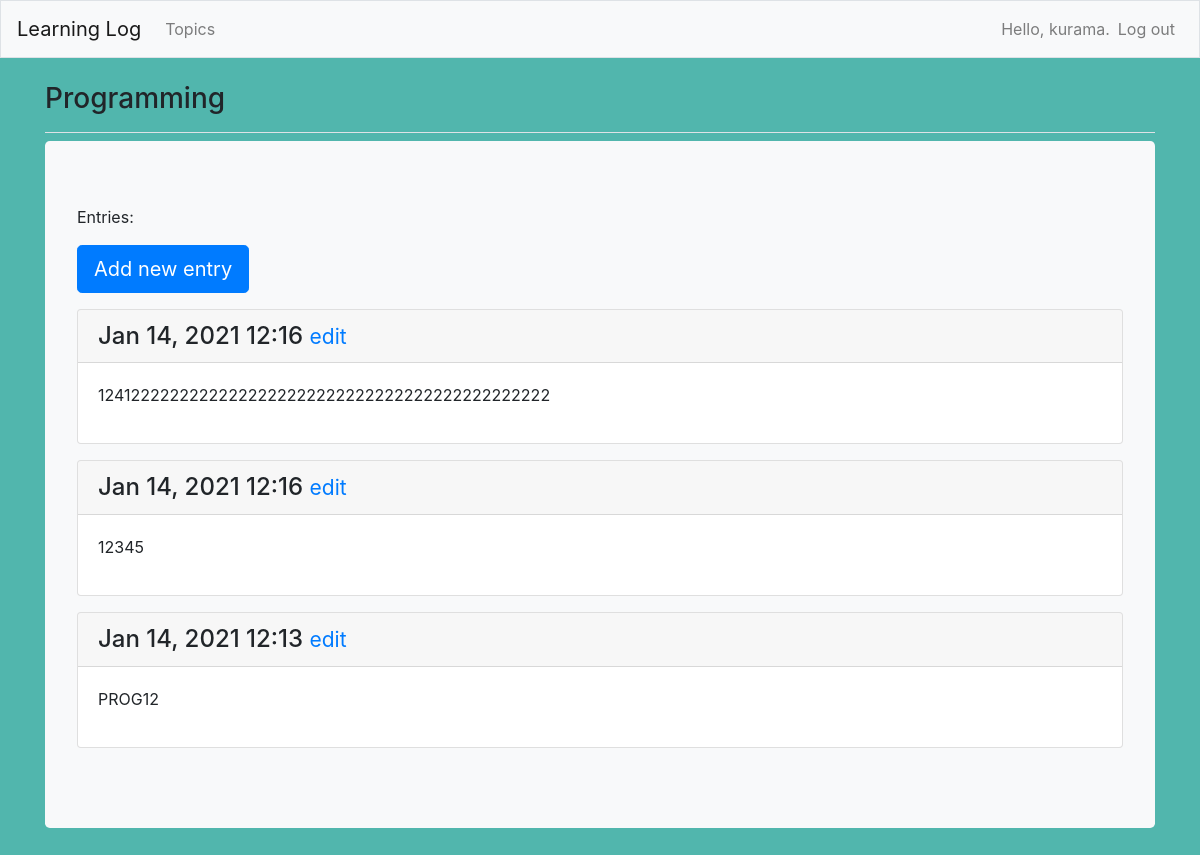
Before: /topic/3/ (signed in) with the older database file.
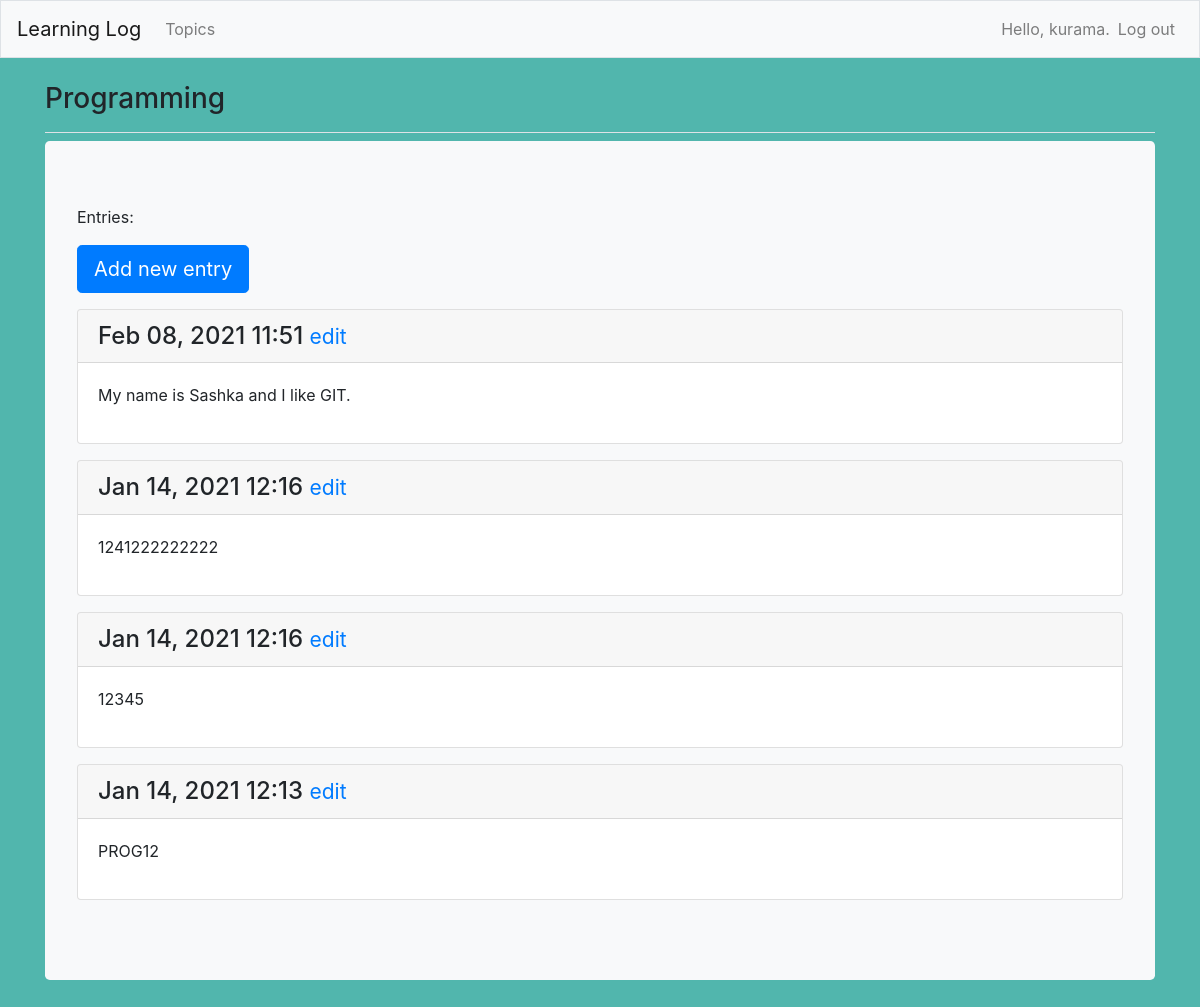
After: the same page with the newer database file.
### learning_logs/models.py (models this page shows, shortened)
class Entry(models.Model):
    topic = models.ForeignKey('Topic', on_delete=models.CASCADE)
    text = models.TextField()
    date_added = models.DateTimeField(auto_now_add=True)
    class Meta:
        verbose_name_plural = 'entries'

### learning_logs/views.py (the view)
# urls.py: path("topic/<int:topic_id>/", views.topic, name='topic'),
@login_required
def topic(request, topic_id):
    topic = Topic.objects.get(id=topic_id)
    check_topic_owner(topic, request)
    entries = topic.entry_set.order_by('-date_added')
    context = {'topic': topic, 'entries': entries}
    return render(request, 'learning_logs/topic.html', context)

### learning_logs/models.py (called while the page is built)
    def __str__(self):
        return self.text

### learning_logs/views.py (called while the page is built)
def check_topic_owner(topic, request):
    if topic.owner != request.user:
        raise Http404

### learning_logs/templates/learning_logs/topic.html
{% extends 'learning_logs/base.html' %}
{% block page_header %}
  <h3> {{topic}} </h3>
{% endblock page_header %}
{% block content %}
  <p>Entries: </p>
  <p>
    <a class="btn btn-lg btn-primary" role="button"
      href=" {% url 'learning_logs:new_entry' topic.id%} ">Add new entry</a>
  </p>
  {% for entry in entries %}
    <div class="card mb-3">
      <h4 class="card-header">
        {{ entry.date_added|date:'M d, Y H:i' }}
        <small><a href="{% url 'learning_logs:edit_entry' entry.id %}">edit</a></small>
      </h4>
      <div class="card-body">
        {{ entry.text|linebreaks }}
      </div>
    </div>
  {% empty %}
    <p>There are no entries for this topic yet.</p>
  {% endfor %}
{% endblock content %}

Changed rows visible on the page:
added Entry: date_added "Feb 08, 2021 11:51", text "My name is Sashka and I like GIT."
changed Entry (number 2 of 4 on the later page): text "12412222222222222222222222222222222222222222222" → "1241222222222"
